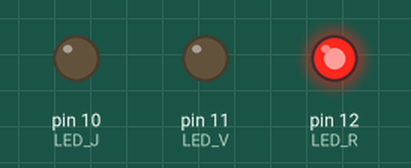
This sketch was run on a simulated Arduino Uno, built with avr-gcc and run on an emulated ATmega328P. Parts: output pins drawn as LEDs (lit = HIGH).

Above: at 0.2 s.
At 0.7 s:
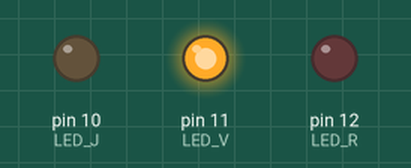
At 2.7 s:
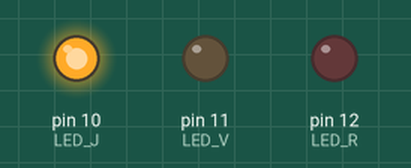
Timing chart, 0 to 3.5 s (numbered marks = the images above):
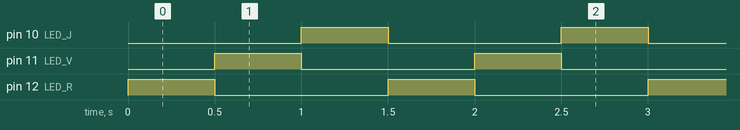

The sketch:

Test_LEDs.ino
```cpp
#include <Arduino.h>

//Définition des pin correspondant aux LEDs
#define LED_J 10  //Jaune
#define LED_V 11  //Vert
#define LED_R 12  //Rouge

void setup() {
  // Mise des pin en mode OUTPUT
  pinMode(LED_J, OUTPUT);
  pinMode(LED_V, OUTPUT);
  pinMode(LED_R, OUTPUT);
}

void loop() {
  digitalWrite(LED_J, LOW);
  digitalWrite(LED_V, LOW);
  digitalWrite(LED_R, HIGH);
  delay(500);

  digitalWrite(LED_J, LOW);
  digitalWrite(LED_V, HIGH);
  digitalWrite(LED_R, LOW);
  delay(500);

  digitalWrite(LED_J, HIGH);
  digitalWrite(LED_V, LOW);
  digitalWrite(LED_R, LOW);
  delay(500);

}
```

Measured:
- by itself, pin 10 (LED_J), pin 11 (LED_V), pin 12 (LED_R): alternates HIGH for 0.50 s and LOW for 1.0 s
- by itself, everything shown: repeats every 1.5 s, in 3 steps
